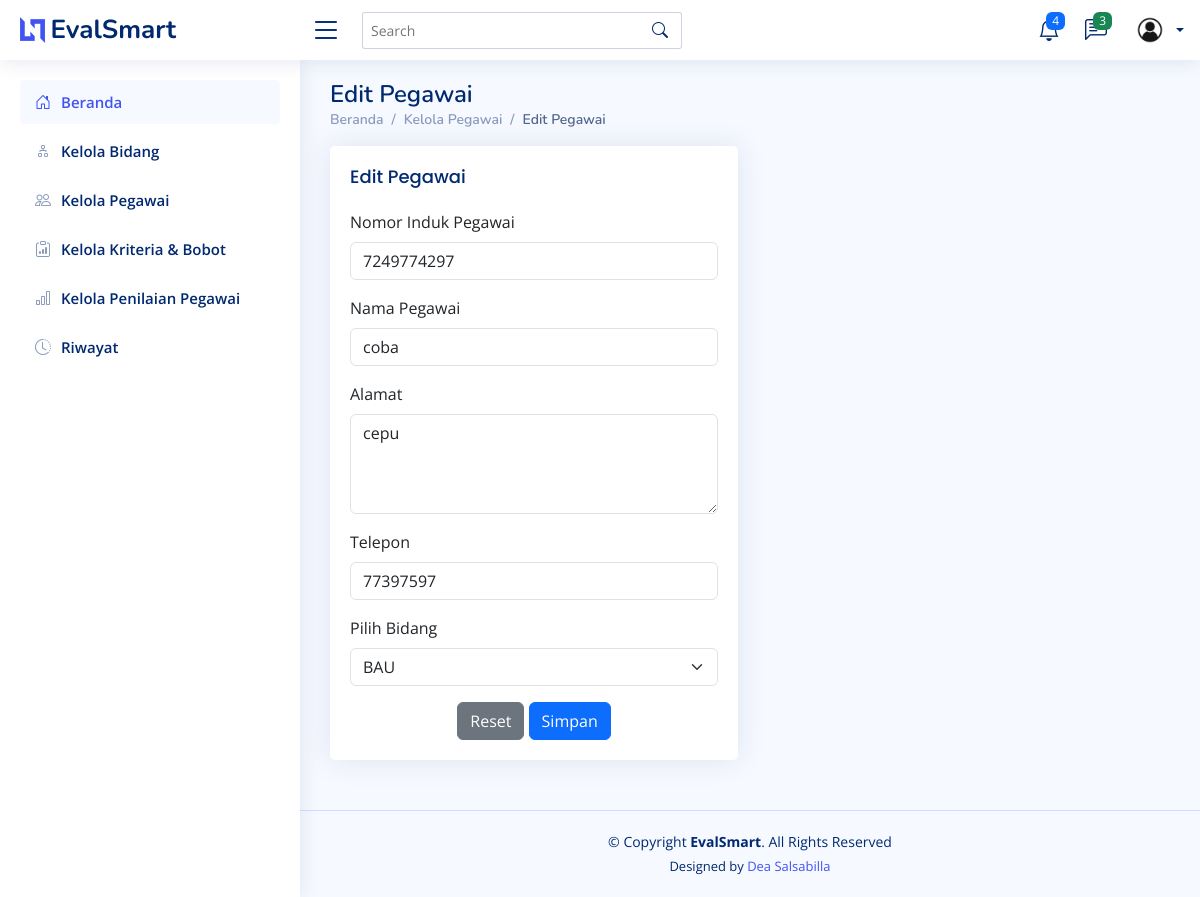
Screenshot of /pegawai/edit-pegawai/7/ with the database file from the repository.
### testing/models.py (models this page shows, shortened)
class Pegawai(models.Model):
    id = models.AutoField(primary_key=True)  # ID otomatis
    nomor_induk = models.CharField(max_length=20, unique=True)  # Nomor induk pegawai
    nama = models.CharField(max_length=100)  # Nama pegawai
    alamat = models.TextField()  # Alamat pegawai
    no_telp = models.CharField(max_length=15)  # Nomor telepon pegawai
    bidang = models.ForeignKey(Bidang, on_delete=models.CASCADE)  # Relasi ke tabel Bidang
    class Meta:
        verbose_name_plural = "Pegawai"
        ordering = ['nama']

class Bidang(models.Model):
    id = models.AutoField(primary_key=True)
    nama = models.CharField(max_length=255)
    class Meta:
        verbose_name_plural = "Bidang"
        ordering = ['id']

### testing/views.py (the view, shortened to what this page needs)
# urls.py: path('pegawai/edit-pegawai/<int:pegawai_id>/', views.edit_pegawai, name='edit_pegawai'),
def edit_pegawai(request, pegawai_id):
    pegawai = get_object_or_404(Pegawai, id=pegawai_id)  # Ambil data pegawai berdasarkan ID
    bidang_list = Bidang.objects.all()  # Ambil semua bidang untuk dropdown
    return render(request, 'edit_pegawai.html', {'pegawai': pegawai, 'bidang_list': bidang_list})

### testing/templates/edit_pegawai.html (shortened to what this page needs)
<!DOCTYPE html>
<html lang="en">
  <head>
    {% load static %}
    <link href="{% static 'assets/vendor/bootstrap/css/bootstrap.min.css' %}" rel="stylesheet" />
    <link href="{% static 'assets/vendor/bootstrap-icons/bootstrap-icons.css' %}" rel="stylesheet" />
    <link href="{% static 'assets/vendor/boxicons/css/boxicons.min.css' %}" rel="stylesheet" />
    <link href="{% static 'assets/vendor/quill/quill.snow.css' %}" rel="stylesheet" />
    <link href="{% static 'assets/vendor/quill/quill.bubble.css' %}" rel="stylesheet" />
    <link href="{% static 'assets/vendor/remixicon/remixicon.css' %}" rel="stylesheet" />
    <link href="{% static 'assets/vendor/simple-datatables/style.css' %}" rel="stylesheet" />
    <link href="{% static 'assets/css/style.css' %}" rel="stylesheet" />
  </head>
  <body>
    {% include 'partials/header.html' %}
    {% include 'partials/sidebar.html' %}
    <main id="main" class="main">
      <div class="pagetitle">
        <h1>Edit Pegawai</h1>
        <nav>
          <ol class="breadcrumb">
            <li class="breadcrumb-item">
              <a href="{% url 'home' %}">Beranda</a>
            </li>
            <li class="breadcrumb-item">Kelola Pegawai</li>
            <li class="breadcrumb-item active">Edit Pegawai</li>
          </ol>
        </nav>
      </div>
      <section class="section">
        <div class="row">
          <div class="col-lg-6">
            <div class="card">
              <div class="card-body">
                <h5 class="card-title">Edit Pegawai</h5>
                <form class="row g-3" method="post">
                    <div class="col-12">
                        <label for="nomor_induk" class="form-label">Nomor Induk Pegawai</label>
                        <input type="number" class="form-control" id="nomor_induk" name="nomor_induk" value="{{ pegawai.nomor_induk }}" required />
                    </div>
                    <div class="col-12">
                        <label for="nama_pegawai" class="form-label">Nama Pegawai</label>
                        <input type="text" class="form-control" id="nama_pegawai" name="nama_pegawai" value="{{ pegawai.nama }}" required />
                    </div>
                    <div class="col-12">
                        <label for="alamat" class="form-label">Alamat</label>
                        <textarea class="form-control" id="alamat" style="height: 100px" name="alamat" required>{{ pegawai.alamat }}</textarea>
                    </div>
                    <div class="col-12">
                        <label for="no_hp" class="form-label">Telepon</label>
                        <input type="number" class="form-control" id="no_hp" name="no_hp" value="{{ pegawai.no_telp }}" required />
                    </div>
                    <div class="col-12">
                        <label for="pilih_bidang" class="form-label">Pilih Bidang</label>
                        <select class="form-select" id="pilih_bidang" name="pilih_bidang" required>
                            {% for bidang in bidang_list %}
                                <option value="{{ bidang.id }}" {% if bidang.id == pegawai.bidang.id %}selected{% endif %}>
                                    {{ bidang.nama }}
                                </option>
                            {% endfor %}
                        </select>
                    </div>
                    <div class="text-center">
                        <button type="reset" class="btn btn-secondary">Reset</button>
                        <button type="submit" class="btn btn-primary">Simpan</button>
                    </div>
                </form>
            </div>
            </div>
          </div>
        </div>
      </section>
    </main>
    {% include 'partials/footer.html' %}
  </body>
</html>

### testing/static/assets/css/style.css (style rules this page uses)
:root { scroll-behavior: smooth; }
body { font-family: "Open Sans", sans-serif; background: #f6f9ff; color: #444444; }
a { color: #4154f1; text-decoration: none; }
h1, h2, h3, h4, h5, h6 { font-family: "Nunito", sans-serif; }
#main { margin-top: 60px; padding: 20px 30px; transition: all 0.3s; }
.pagetitle { margin-bottom: 10px; }
.pagetitle h1 { font-size: 24px; margin-bottom: 0; font-weight: 600; color: #012970; }
.card { margin-bottom: 30px; border: none; border-radius: 5px; box-shadow: 0px 0 30px rgba(1, 41, 112, 0.1); }
.card-title { padding: 20px 0 15px 0; font-size: 18px; font-weight: 500; color: #012970; font-family: "Poppins", sans-serif; }
.card-body { padding: 0 20px 20px 20px; }
.breadcrumb { font-size: 14px; font-family: "Nunito", sans-serif; color: #899bbd; font-weight: 600; }
.breadcrumb a { color: #899bbd; transition: 0.3s; }
.breadcrumb .breadcrumb-item::before { color: #899bbd; }
.breadcrumb .active { color: #51678f; font-weight: 600; }
@media (min-width: 1200px) { #main, #footer { margin-left: 300px; } }

### rows the page displays
Pegawai: nomor_induk "7249774297", nama_pegawai "coba", alamat "cepu", no_hp "77397597", pilih_bidang "BAU"
